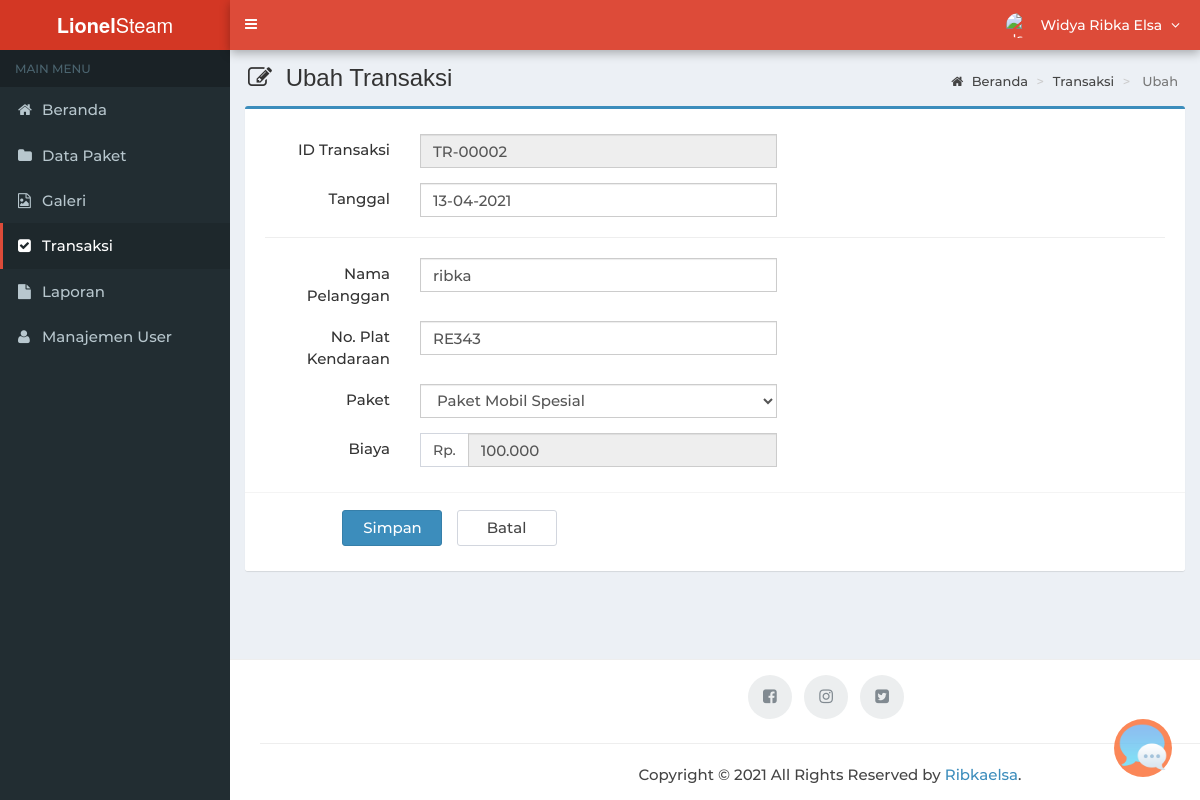
The page /main.php?module=form_transaksi&form=edit&id=TR-00002 (signed in) on the database its author committed.
### tables this page shows
CREATE TABLE `transaksi` (
  `id_transaksi` varchar(10) NOT NULL,
  `tanggal` date NOT NULL,
  `nama_pelanggan` varchar(30) NOT NULL,
  `no_plat_kendaraan` varchar(15) NOT NULL,
  `paket` int(11) NOT NULL
);

CREATE TABLE `paket` (
  `id_paket` int(11) NOT NULL,
  `nama_paket` varchar(30) NOT NULL,
  `jenis_kendaraan` enum('Mobil','Motor') NOT NULL,
  `harga` int(11) NOT NULL,
  `foto_paket` varchar(60) NOT NULL,
  `ket_paket` text NOT NULL
);

### config/fungsi_rupiah.php (called while the page is built, shortened)
<?php
function format_rupiah($angka){
  $rupiah=number_format($angka,0,',','.');
  return $rupiah;
}
?>

### modules/transaksi/form.php (the view, shortened to what this page needs)
<?php
if ($_GET['form'] == 'add') { ?>
  <section class="content-header">
    <h1>
      <i style="margin-right:7px" class="fa fa-edit"></i> Input Transaksi
    </h1>
    <ol class="breadcrumb">
      <li><a href="?module=home"><i class="fa fa-home"></i> Beranda </a></li>
      <li><a href="?module=transaksi"> Transaksi </a></li>
      <li class="active"> Tambah </li>
    </ol>
  </section>
  <section class="content">
    <div class="row">
      <div class="col-md-12">
        <div class="box box-primary">
          <form role="form" class="form-horizontal" method="POST" action="modules/transaksi/proses.php?act=insert" method="POST">
            <div class="box-body">
              <div class="form-group">
                <?php
                $query_id = mysqli_query($mysqli, "SELECT RIGHT(id_transaksi,5) as kode FROM transaksi
                                                  ORDER BY id_transaksi DESC LIMIT 1")
                  or die('Ada kesalahan pada query tampil transaksi : ' . mysqli_error($mysqli));
                $count = mysqli_num_rows($query_id);
                if ($count <> 0) {
                  $data_id = mysqli_fetch_assoc($query_id);
                  $kode    = $data_id['kode'] + 1;
                } else {
                  $kode = 1;
                }
                $buat_id      = str_pad($kode, 5, "0", STR_PAD_LEFT);
                $id_transaksi = "TR-$buat_id";
                ?>
                <label class="col-sm-2 control-label">ID Transaksi</label>
                <div class="col-sm-5">
                  <input type="text" class="form-control" name="id_transaksi" value="<?php echo $id_transaksi; ?>" readonly>
                </div>
              </div>
              <div class="form-group">
                <label class="col-sm-2 control-label">Tanggal</label>
                <div class="col-sm-5">
                  <input type="text" class="form-control date-picker" data-date-format="dd-mm-yyyy" name="tanggal" autocomplete="off" value="<?php echo date("d-m-Y"); ?>" required>
                </div>
              </div>
              <hr>
              <div class="form-group">
                <label class="col-sm-2 control-label">Nama Pelanggan</label>
                <div class="col-sm-5">
                  <input type="text" class="form-control" name="nama_pelanggan" autocomplete="off" required>
                </div>
              </div>
              <div class="form-group">
                <label class="col-sm-2 control-label">No. Plat Kendaraan</label>
                <div class="col-sm-5">
                  <input type="text" style="text-transform:uppercase" class="form-control" name="no_plat_kendaraan" autocomplete="off" required>
                </div>
              </div>
              <div class="form-group">
                <label class="col-sm-2 control-label">Paket</label>
                <div class="col-sm-5">
                  <select class="form-control" id="paket" name="paket" onchange="tampil_paket(this)" required>
                    <option value=""></option>
                    <?php
                    $query_paket = mysqli_query($mysqli, "SELECT * FROM paket ORDER BY id_paket ASC")
                      or die('Ada kesalahan pada query tampil paket: ' . mysqli_error($mysqli));
                    while ($data_paket = mysqli_fetch_assoc($query_paket)) {
                      echo "<option value=\"$data_paket[id_paket]\"> $data_paket[nama_paket] </option>";
                    }
                    ?>
                  </select>
                </div>
              </div>
              <span id='biaya'>
                <div class="form-group">
                  <label class="col-sm-2 control-label">Biaya</label>
                  <div class="col-sm-5">
                    <div class="input-group">
                      <span class="input-group-addon">Rp.</span>
                      <input type="text" class="form-control" id="biaya" name="biaya" readonly>
                    </div>
                  </div>
                </div>
              </span>
            </div>
            <div class="box-footer">
              <div class="form-group">
                <div class="col-sm-offset-2 col-sm-10">
                  <input type="submit" class="btn btn-primary btn-submit" name="simpan" value="Simpan">
                  <a href="?module=transaksi" class="btn btn-default btn-reset">Batal</a>
                </div>
              </div>
            </div>
          </form>
        </div>
      </div>
    </div>
  </section>
<?php
}
elseif ($_GET['form'] == 'edit') {
  if (isset($_GET['id'])) {
    $query = mysqli_query($mysqli, "SELECT * FROM transaksi as a INNER JOIN paket as b
                                    ON a.paket=b.id_paket
                                    WHERE a.id_transaksi='$_GET[id]'")
      or die('Ada kesalahan pada query tampil Transaksi : ' . mysqli_error($mysqli));
    $data  = mysqli_fetch_assoc($query);
    $t_transaksi       = $data['tanggal'];
    $exp               = explode('-', $t_transaksi);
    $tanggal_transaksi = $exp[2] . "-" . $exp[1] . "-" . $exp[0];
  }
?>
  <section class="content-header">
    <h1>
      <i style="margin-right:7px" class="fa fa-edit"></i> Ubah Transaksi
    </h1>
    <ol class="breadcrumb">
      <li><a href="?module=home"><i class="fa fa-home"></i> Beranda </a></li>
      <li><a href="?module=transaksi"> Transaksi </a></li>
      <li class="active"> Ubah </li>
    </ol>
  </section>
  <section class="content">
    <div class="row">
      <div class="col-md-12">
        <div class="box box-primary">
          <form role="form" class="form-horizontal" method="POST" action="modules/transaksi/proses.php?act=update" method="POST">
            <div class="box-body">
              <div class="form-group">
                <label class="col-sm-2 control-label">ID Transaksi</label>
                <div class="col-sm-5">
                  <input type="text" class="form-control" name="id_transaksi" value="<?php echo $data['id_transaksi']; ?>" readonly>
                </div>
              </div>
              <div class="form-group">
                <label class="col-sm-2 control-label">Tanggal</label>
                <div class="col-sm-5">
                  <input type="text" class="form-control date-picker" data-date-format="dd-mm-yyyy" name="tanggal" autocomplete="off" value="<?php echo $tanggal_transaksi; ?>" required>
                </div>
              </div>
              <hr>
              <div class="form-group">
                <label class="col-sm-2 control-label">Nama Pelanggan</label>
                <div class="col-sm-5">
                  <input type="text" class="form-control" name="nama_pelanggan" autocomplete="off" value="<?php echo $data['nama_pelanggan']; ?>" required>
                </div>
              </div>
              <div class="form-group">
                <label class="col-sm-2 control-label">No. Plat Kendaraan</label>
                <div class="col-sm-5">
                  <input type="text" style="text-transform:uppercase" class="form-control" name="no_plat_kendaraan" autocomplete="off" value="<?php echo $data['no_plat_kendaraan']; ?>" required>
                </div>
              </div>
              <div class="form-group">
                <label class="col-sm-2 control-label">Paket</label>
                <div class="col-sm-5">
                  <select class="form-control" id="paket" name="paket" onchange="tampil_paket(this)" required>
                    <option value="<?php echo $data['id_paket']; ?>"><?php echo $data['nama_paket']; ?></option>
                  </select>
                </div>
              </div>
              <span id='biaya'>
                <div class="form-group">
                  <label class="col-sm-2 control-label">Biaya</label>
                  <div class="col-sm-5">
                    <div class="input-group">
                      <span class="input-group-addon">Rp.</span>
                      <input type="text" class="form-control" id="biaya" name="biaya" value="<?php echo format_rupiah($data['harga']); ?>" readonly>
                    </div>
                  </div>
                </div>
              </span>
            </div>
            <div class="box-footer">
              <div class="form-group">
                <div class="col-sm-offset-1 col-sm-11">
                  <input type="submit" class="btn btn-primary btn-submit" name="simpan" value="Simpan">
                  <a href="?module=transaksi" class="btn btn-default btn-reset">Batal</a>
                </div>
              </div>
            </div>
          </form>
        </div>
      </div>
    </div>
  </section>
<?php
}
?>

### assets/css/style.css (style rules this page uses)
.form-horizontal .control-label { margin-bottom: 0; padding-top: 5px; text-align: right; }
label { display: inline-block; font-size: 15px; font-weight: 400; margin-bottom: 5px; max-width: 100%; }
.form-control { background-color: #fff; background-image: none; border: 1px solid #ccc; border-radius: 4px; box-shadow: 0 1px 1px rgba(0, 0, 0, 0.075) inset; color: #555; display: block; font-size: 15px; height: 34px; line-height: 1.42857; padding: 6px 12px; transition: border-color 0.15s ease-in-out 0s, box-shadow 0.15s ease-in-out 0s; width: 100%; }
.btn-default { background-color: #fff; border-color: #d2d6de; color: #444; }
.content-header { padding: 15px 18px 0; position: relative; }
.content-header > .breadcrumb { background: transparent none repeat scroll 0 0; border-radius: 2px; float: right; font-size: 13px; margin-bottom: 0; margin-top: 0; padding: 7px 12px; position: absolute; right: 10px; top: 15px; }
.btn-submit { width: 100px; margin-top: 7px; margin-right: 10px; font-size: 15px; }
.btn-reset { width: 100px; margin-top: 7px; font-size: 15px; }
body { background-color: #fff; color: #333; font-size: 15px; line-height: 1.42857; }

### assets/css/style_user.css (style rules this page uses)
* { margin: 0; padding: 0; box-sizing: border-box; }
body { font-family: 'montm'; }

### rows shown on the page
transaksi: id_transaksi "TR-00002", tanggal "13-04-2021", nama_pelanggan "ribka", no_plat_kendaraan "RE343", paket "Paket Mobil Spesial", biaya "100.000"

### other values the page prints
$_SESSION['nama_user'] "Widya Ribka Elsa"
